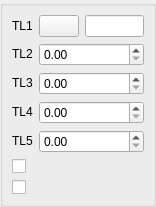
<ui version="4.0" >
 <class>DlgRef_1Sel4Spin2Check_QTD</class>
 <widget class="QWidget" name="DlgRef_1Sel4Spin2Check_QTD" >
  <property name="geometry" >
   <rect>
    <x>0</x>
    <y>0</y>
    <width>156</width>
    <height>120</height>
   </rect>
  </property>
  <property name="windowTitle" >
   <string/>
  </property>
  <layout class="QGridLayout" >
   <property name="leftMargin" >
    <number>0</number>
   </property>
   <property name="topMargin" >
    <number>0</number>
   </property>
   <property name="rightMargin" >
    <number>0</number>
   </property>
   <property name="bottomMargin" >
    <number>0</number>
   </property>
   <property name="horizontalSpacing" >
    <number>6</number>
   </property>
   <property name="verticalSpacing" >
    <number>6</number>
   </property>
   <item row="0" column="0" >
    <widget class="QGroupBox" name="GroupBox1" >
     <property name="title" >
      <string/>
     </property>
     <layout class="QGridLayout" >
      <property name="leftMargin" >
       <number>9</number>
      </property>
      <property name="topMargin" >
       <number>9</number>
      </property>
      <property name="rightMargin" >
       <number>9</number>
      </property>
      <property name="bottomMargin" >
       <number>9</number>
      </property>
      <property name="horizontalSpacing" >
       <number>6</number>
      </property>
      <property name="verticalSpacing" >
       <number>6</number>
      </property>
      <item row="0" column="0" >
       <widget class="QLabel" name="TextLabel1" >
        <property name="sizePolicy" >
         <sizepolicy vsizetype="Fixed" hsizetype="Fixed" >
          <horstretch>0</horstretch>
          <verstretch>0</verstretch>
         </sizepolicy>
        </property>
        <property name="text" >
         <string>TL1</string>
        </property>
        <property name="wordWrap" >
         <bool>false</bool>
        </property>
       </widget>
      </item>
      <item row="0" column="1" >
       <widget class="QPushButton" name="PushButton1" >
        <property name="sizePolicy" >
         <sizepolicy vsizetype="Fixed" hsizetype="Fixed" >
          <horstretch>0</horstretch>
          <verstretch>0</verstretch>
         </sizepolicy>
        </property>
        <property name="text" >
         <string/>
        </property>
       </widget>
      </item>
      <item row="0" column="2" >
       <widget class="QLineEdit" name="LineEdit1" />
      </item>

      <item row="1" column="0" >
       <widget class="QLabel" name="TextLabel2" >
        <property name="sizePolicy" >
         <sizepolicy vsizetype="Fixed" hsizetype="Fixed" >
          <horstretch>0</horstretch>
          <verstretch>0</verstretch>
         </sizepolicy>
        </property>
        <property name="text" >
         <string>TL2</string>
        </property>
        <property name="wordWrap" >
         <bool>false</bool>
        </property>
       </widget>
      </item>
      <item row="1" column="1" colspan="2" >
       <widget class="SalomeApp_DoubleSpinBox" name="SpinBox_DX" />
      </item>

      <item row="2" column="0" >
       <widget class="QLabel" name="TextLabel3" >
        <property name="sizePolicy" >
         <sizepolicy vsizetype="Fixed" hsizetype="Fixed" >
          <horstretch>0</horstretch>
          <verstretch>0</verstretch>
         </sizepolicy>
        </property>
        <property name="text" >
         <string>TL3</string>
        </property>
        <property name="wordWrap" >
         <bool>false</bool>
        </property>
       </widget>
      </item>
      <item row="2" column="1" colspan="2" >
       <widget class="SalomeApp_DoubleSpinBox" name="SpinBox_DY" />
      </item>

      <item row="3" column="0" >
       <widget class="QLabel" name="TextLabel4" >
        <property name="sizePolicy" >
         <sizepolicy vsizetype="Fixed" hsizetype="Fixed" >
          <horstretch>0</horstretch>
          <verstretch>0</verstretch>
         </sizepolicy>
        </property>
        <property name="text" >
         <string>TL4</string>
        </property>
        <property name="wordWrap" >
         <bool>false</bool>
        </property>
       </widget>
      </item>
      <item row="3" column="1" colspan="2" >
       <widget class="SalomeApp_DoubleSpinBox" name="SpinBox_DZ" />
      </item>

      <item row="4" column="0" >
       <widget class="QLabel" name="TextLabel5" >
        <property name="sizePolicy" >
         <sizepolicy vsizetype="Fixed" hsizetype="Fixed" >
          <horstretch>0</horstretch>
          <verstretch>0</verstretch>
         </sizepolicy>
        </property>
        <property name="text" >
         <string>TL5</string>
        </property>
        <property name="wordWrap" >
         <bool>false</bool>
        </property>
       </widget>
      </item>
      <item row="4" column="1" colspan="2" >
       <widget class="SalomeApp_DoubleSpinBox" name="SpinBox_SC" />
      </item>

      <item row="5" column="0" colspan="3" >
       <widget class="QCheckBox" name="CheckBox1" >
         <property name="text" >
         <string/>
        </property>
       </widget>
      </item>  
      <item row="6" column="0" colspan="3" >
       <widget class="QCheckBox" name="CheckBox2" >
         <property name="text" >
         <string/>
        </property>
       </widget>
      </item>  
     </layout>
    </widget>
   </item>
  </layout>
 </widget>
 <layoutdefault spacing="6" margin="11" />
 <pixmapfunction>qPixmapFromMimeSource</pixmapfunction>
 <customwidgets>
  <customwidget>
   <class>SalomeApp_DoubleSpinBox</class>
   <extends>QDoubleSpinBox</extends>
   <header location="global" >SalomeApp_DoubleSpinBox.h</header>
  </customwidget>
 </customwidgets>
 <tabstops>
  <tabstop>PushButton1</tabstop>
  <tabstop>LineEdit1</tabstop>
  <tabstop>SpinBox_DX</tabstop>
  <tabstop>SpinBox_DY</tabstop>
  <tabstop>SpinBox_DZ</tabstop>
  <tabstop>SpinBox_SC</tabstop>
  <tabstop>CheckBox1</tabstop>
  <tabstop>CheckBox2</tabstop>
 </tabstops>
 <resources/>
 <connections/>
</ui>
